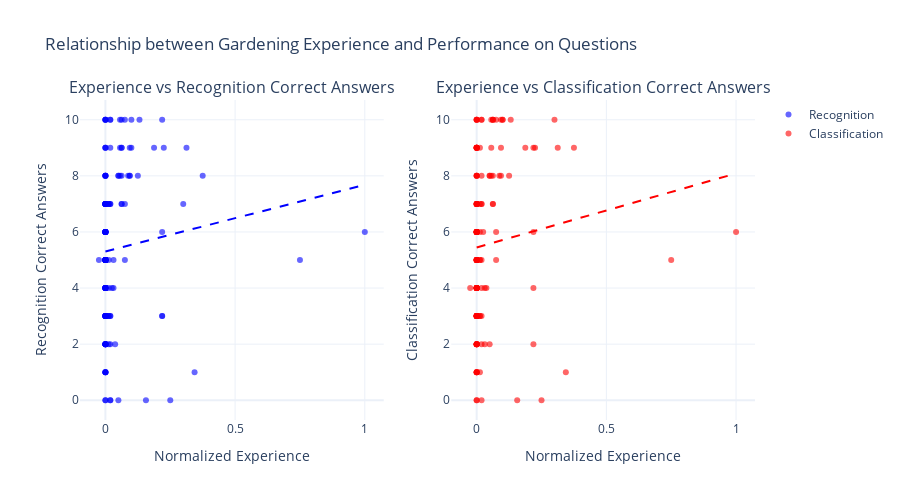

This figure's notebook cell:
### Code cell
# 3. RESULTS VISUALIZATIONS
print("\n" + "=" * 60)
print("=== RESULTS VISUALIZATIONS ===")

# Criar scatter plots para mostrar correlações
fig_scatter = make_subplots(rows=1, cols=2, subplot_titles=("Experience vs Recognition Correct Answers", "Experience vs Classification Correct Answers"), horizontal_spacing=0.1)

# Scatter plot - Reconhecimento
fig_scatter.add_trace(
    go.Scatter(
        x=df_valid_rec["experiencia_hortas_normalizada"],
        y=df_valid_rec["acertos_rec"],
        mode="markers",
        name="Recognition",
        marker=dict(color="blue", size=6, opacity=0.6),
        text=[f"Exp: {x:.3f}<br>Correct: {y}" for x, y in zip(df_valid_rec["experiencia_hortas_normalizada"], df_valid_rec["acertos_rec"])],
        hovertemplate="%{text}<extra></extra>",
    ),
    row=1,
    col=1,
)

# Scatter plot - Classificação
fig_scatter.add_trace(
    go.Scatter(
        x=df_valid_class["experiencia_hortas_normalizada"],
        y=df_valid_class["acertos_class"],
        mode="markers",
        name="Classification",
        marker=dict(color="red", size=6, opacity=0.6),
        text=[f"Exp: {x:.3f}<br>Correct: {y}" for x, y in zip(df_valid_class["experiencia_hortas_normalizada"], df_valid_class["acertos_class"])],
        hovertemplate="%{text}<extra></extra>",
    ),
    row=1,
    col=2,
)

# Adicionar linha de tendência (regressão linear simples)
import numpy as np
from sklearn.linear_model import LinearRegression

# Linha de tendência - Reconhecimento
lr_rec = LinearRegression()
X_rec = df_valid_rec["experiencia_hortas_normalizada"].values.reshape(-1, 1)
y_rec = df_valid_rec["acertos_rec"].values
lr_rec.fit(X_rec, y_rec)
x_trend = np.linspace(0, 1, 100)
y_trend_rec = lr_rec.predict(x_trend.reshape(-1, 1))

fig_scatter.add_trace(go.Scatter(x=x_trend, y=y_trend_rec, mode="lines", name="Trend Rec", line=dict(color="blue", dash="dash"), showlegend=False), row=1, col=1)

# Linha de tendência - Classificação
lr_class = LinearRegression()
X_class = df_valid_class["experiencia_hortas_normalizada"].values.reshape(-1, 1)
y_class = df_valid_class["acertos_class"].values
lr_class.fit(X_class, y_class)
y_trend_class = lr_class.predict(x_trend.reshape(-1, 1))

fig_scatter.add_trace(go.Scatter(x=x_trend, y=y_trend_class, mode="lines", name="Trend Class", line=dict(color="red", dash="dash"), showlegend=False), row=1, col=2)

fig_scatter.update_layout(title_text="Relationship between Gardening Experience and Performance on Questions", height=500, showlegend=True)

fig_scatter.update_xaxes(title_text="Normalized Experience", row=1, col=1)
fig_scatter.update_xaxes(title_text="Normalized Experience", row=1, col=2)
fig_scatter.update_yaxes(title_text="Recognition Correct Answers", row=1, col=1)
fig_scatter.update_yaxes(title_text="Classification Correct Answers", row=1, col=2)

fig_scatter.show()

# Save the figure
fig_scatter.write_html(images_path / "02_diff_experience_vs_performance.html")
fig_scatter.write_image(images_path / "02_diff_experience_vs_performance.png", width=1200, height=500, scale=3)
print(f"Saved: 02_diff_experience_vs_performance.html and .png")

### Figure 1 — Plotly figure (JSON) as saved in the notebook; plotly's stock layout.template omitted (floating-point values rounded to 4 significant figures; data arrays with more than 128 entries replaced by an {"elided": "..."} marker saying what was removed)
{"data": [{"hovertemplate": "%{text}<extra></extra>", "marker": {"color": "blue", "opacity": 0.6, "size": 6}, "mode": "markers", "name": "Recognition", "text": {"elided": "147 str values"}, "type": "scatter", "x": {"elided": "147 float values"}, "xaxis": "x", "y": {"elided": "147 int values"}, "yaxis": "y"}, {"hovertemplate": "%{text}<extra></extra>", "marker": {"color": "red", "opacity": 0.6, "size": 6}, "mode": "markers", "name": "Classification", "text": {"elided": "147 str values"}, "type": "scatter", "x": {"elided": "147 float values"}, "xaxis": "x2", "y": {"elided": "147 int values"}, "yaxis": "y2"}, {"line": {"color": "blue", "dash": "dash"}, "mode": "lines", "name": "Trend Rec", "showlegend": false, "type": "scatter", "x": [0.0, 0.0101, 0.0202, 0.0303, 0.0404, 0.05051, 0.06061, 0.07071, 0.08081, 0.09091, 0.101, 0.1111, 0.1212, 0.1313, 0.1414, 0.1515, 0.1616, 0.1717, 0.1818, 0.1919, 0.202, 0.2121, 0.2222, 0.2323, 0.2424, 0.2525, 0.2626, 0.2727, 0.2828, 0.2929, 0.303, 0.3131, 0.3232, 0.3333, 0.3434, 0.3535, 0.3636, 0.3737, 0.3838, 0.3939, 0.404, 0.4141, 0.4242, 0.4343, 0.4444, 0.4545, 0.4646, 0.4747, 0.4848, 0.4949, 0.5051, 0.5152, 0.5253, 0.5354, 0.5455, 0.5556, 0.5657, 0.5758, 0.5859, 0.596, 0.6061, 0.6162, 0.6263, 0.6364, 0.6465, 0.6566, 0.6667, 0.6768, 0.6869, 0.697, 0.7071, 0.7172, 0.7273, 0.7374, 0.7475, 0.7576, 0.7677, 0.7778, 0.7879, 0.798, 0.8081, 0.8182, 0.8283, 0.8384, 0.8485, 0.8586, 0.8687, 0.8788, 0.8889, 0.899, 0.9091, 0.9192, 0.9293, 0.9394, 0.9495, 0.9596, 0.9697, 0.9798, 0.9899, 1.0], "xaxis": "x", "y": [5.303, 5.327, 5.351, 5.375, 5.399, 5.423, 5.447, 5.471, 5.495, 5.519, 5.543, 5.567, 5.591, 5.615, 5.639, 5.663, 5.687, 5.711, 5.735, 5.759, 5.783, 5.807, 5.831, 5.855, 5.879, 5.903, 5.927, 5.951, 5.975, 5.999, 6.023, 6.047, 6.071, 6.095, 6.119, 6.143, 6.167, 6.191, 6.215, 6.239, 6.263, 6.287, 6.311, 6.335, 6.359, 6.383, 6.407, 6.431, 6.455, 6.479, 6.503, 6.527, 6.551, 6.575, 6.599, 6.623, 6.647, 6.671, 6.695, 6.719, 6.743, 6.767, 6.791, 6.815, 6.839, 6.863, 6.887, 6.911, 6.935, 6.959, 6.983, 7.007, 7.031, 7.055, 7.079, 7.103, 7.127, 7.151, 7.175, 7.199, 7.223, 7.247, 7.271, 7.295, 7.319, 7.343, 7.367, 7.391, 7.415, 7.439, 7.463, 7.487, 7.511, 7.535, 7.559, 7.583, 7.607, 7.631, 7.655, 7.679], "yaxis": "y"}, {"line": {"color": "red", "dash": "dash"}, "mode": "lines", "name": "Trend Class", "showlegend": false, "type": "scatter", "x": [0.0, 0.0101, 0.0202, 0.0303, 0.0404, 0.05051, 0.06061, 0.07071, 0.08081, 0.09091, 0.101, 0.1111, 0.1212, 0.1313, 0.1414, 0.1515, 0.1616, 0.1717, 0.1818, 0.1919, 0.202, 0.2121, 0.2222, 0.2323, 0.2424, 0.2525, 0.2626, 0.2727, 0.2828, 0.2929, 0.303, 0.3131, 0.3232, 0.3333, 0.3434, 0.3535, 0.3636, 0.3737, 0.3838, 0.3939, 0.404, 0.4141, 0.4242, 0.4343, 0.4444, 0.4545, 0.4646, 0.4747, 0.4848, 0.4949, 0.5051, 0.5152, 0.5253, 0.5354, 0.5455, 0.5556, 0.5657, 0.5758, 0.5859, 0.596, 0.6061, 0.6162, 0.6263, 0.6364, 0.6465, 0.6566, 0.6667, 0.6768, 0.6869, 0.697, 0.7071, 0.7172, 0.7273, 0.7374, 0.7475, 0.7576, 0.7677, 0.7778, 0.7879, 0.798, 0.8081, 0.8182, 0.8283, 0.8384, 0.8485, 0.8586, 0.8687, 0.8788, 0.8889, 0.899, 0.9091, 0.9192, 0.9293, 0.9394, 0.9495, 0.9596, 0.9697, 0.9798, 0.9899, 1.0], "xaxis": "x2", "y": [5.447, 5.474, 5.501, 5.527, 5.554, 5.581, 5.607, 5.634, 5.661, 5.687, 5.714, 5.74, 5.767, 5.794, 5.82, 5.847, 5.874, 5.9, 5.927, 5.954, 5.98, 6.007, 6.033, 6.06, 6.087, 6.113, 6.14, 6.167, 6.193, 6.22, 6.247, 6.273, 6.3, 6.327, 6.353, 6.38, 6.406, 6.433, 6.46, 6.486, 6.513, 6.54, 6.566, 6.593, 6.62, 6.646, 6.673, 6.699, 6.726, 6.753, 6.779, 6.806, 6.833, 6.859, 6.886, 6.913, 6.939, 6.966, 6.992, 7.019, 7.046, 7.072, 7.099, 7.126, 7.152, 7.179, 7.206, 7.232, 7.259, 7.286, 7.312, 7.339, 7.365, 7.392, 7.419, 7.445, 7.472, 7.499, 7.525, 7.552, 7.579, 7.605, 7.632, 7.658, 7.685, 7.712, 7.738, 7.765, 7.792, 7.818, 7.845, 7.872, 7.898, 7.925, 7.952, 7.978, 8.005, 8.031, 8.058, 8.085], "yaxis": "y2"}], "layout": {"annotations": [{"font": {"size": 16}, "showarrow": false, "text": "Experience vs Recognition Correct Answers", "x": 0.225, "xanchor": "center", "xref": "paper", "y": 1, "yanchor": "bottom", "yref": "paper"}, {"font": {"size": 16}, "showarrow": false, "text": "Experience vs Classification Correct Answers", "x": 0.775, "xanchor": "center", "xref": "paper", "y": 1, "yanchor": "bottom", "yref": "paper"}], "height": 500, "showlegend": true, "title": {"text": "Relationship between Gardening Experience and Performance on Questions"}, "xaxis": {"anchor": "y", "domain": [0, 0.45], "title": {"text": "Normalized Experience"}}, "xaxis2": {"anchor": "y2", "domain": [0.55, 1], "title": {"text": "Normalized Experience"}}, "yaxis": {"anchor": "x", "domain": [0, 1], "title": {"text": "Recognition Correct Answers"}}, "yaxis2": {"anchor": "x2", "domain": [0, 1], "title": {"text": "Classification Correct Answers"}}}}
